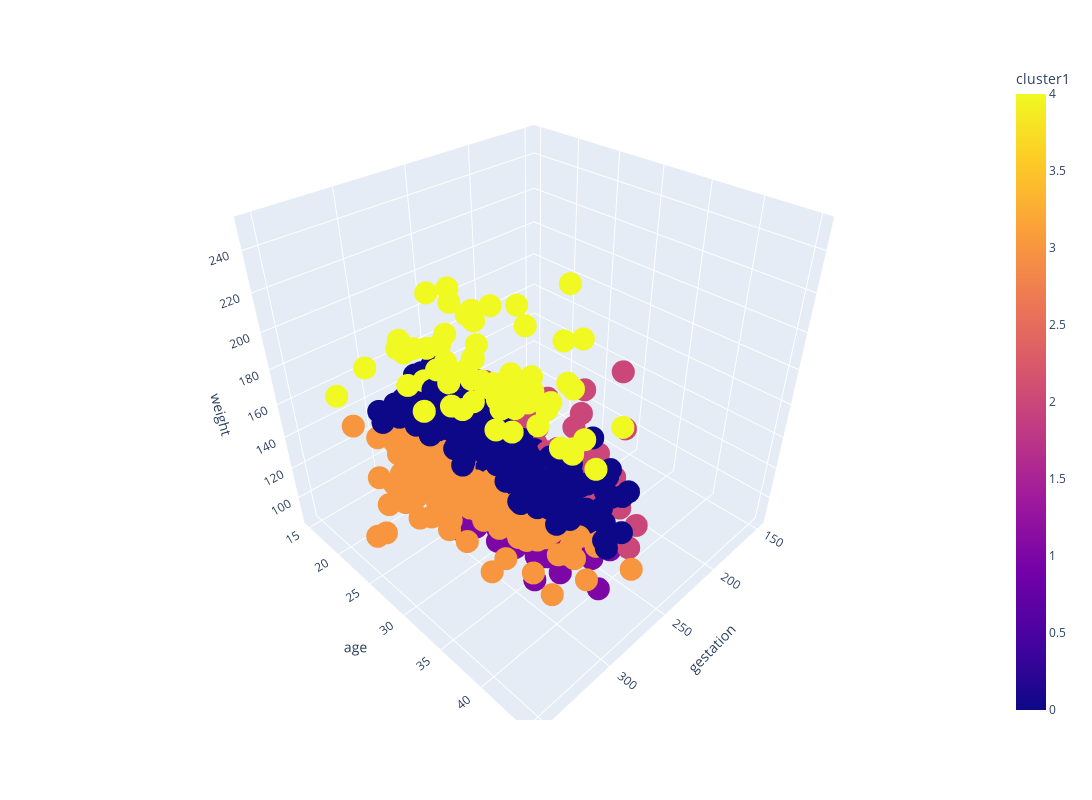

Here is the notebook cell this chart was saved with:
### Code cell
labels = {
    'x': 'gestation',
    'y' : 'age',
    'z' : 'weight'
}
plot = px.scatter_3d(df, x= 'gestation', y = 'age', z = 'weight', labels= labels, height= 800, width= 1200, color= 'cluster1')
plot.show()

### Figure 1 — Plotly figure (JSON) as saved in the notebook; plotly's stock layout.template omitted (floating-point values rounded to 4 significant figures; data arrays with more than 128 entries replaced by an {"elided": "..."} marker saying what was removed)
{"data": [{"hovertemplate": "gestation=%{x}<br>age=%{y}<br>weight=%{z}<br>cluster1=%{marker.color}<extra></extra>", "legendgroup": "", "marker": {"color": {"elided": "1236 int values"}, "coloraxis": "coloraxis", "symbol": "circle"}, "mode": "markers", "name": "", "scene": "scene", "showlegend": false, "type": "scatter3d", "x": {"elided": "1236 float values"}, "y": {"elided": "1236 float values"}, "z": {"elided": "1236 float values"}}], "layout": {"coloraxis": {"colorbar": {"title": {"text": "cluster1"}}, "colorscale": [[0, "#0d0887"], [0.1111, "#46039f"], [0.2222, "#7201a8"], [0.3333, "#9c179e"], [0.4444, "#bd3786"], [0.5556, "#d8576b"], [0.6667, "#ed7953"], [0.7778, "#fb9f3a"], [0.8889, "#fdca26"], [1, "#f0f921"]]}, "height": 800, "legend": {"tracegroupgap": 0}, "margin": {"t": 60}, "scene": {"domain": {"x": [0, 1], "y": [0, 1]}, "xaxis": {"title": {"text": "gestation"}}, "yaxis": {"title": {"text": "age"}}, "zaxis": {"title": {"text": "weight"}}}, "width": 1200}}
